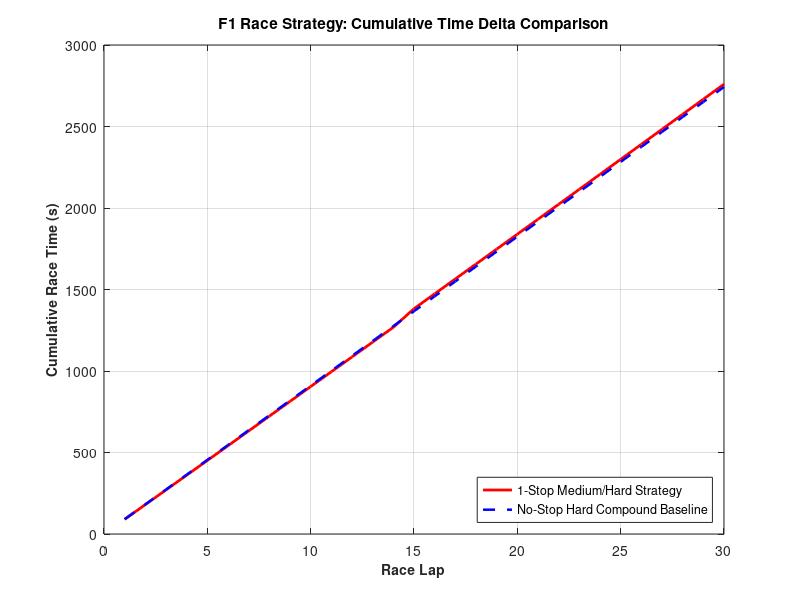

Write the MATLAB code that produced this figure.
function F1_Strategy_With_DRS
% ==========================================================================
% Project: F1 Race Strategy & Stint Optimizer
% Description: Evaluates lap-time deltas and tire degradation across 
%              alternative compound stints, factoring in DRS advantage.
% Author: Smyan Aggarwal
% ==========================================================================

     clc; close all;

    % =====================================================================
    % CONFIGURATION PARAMETERS (Tweak these to test different scenarios)
    % =====================================================================
    total_laps = 30;           % Total race/stint laps to simulate
    base_lap_time = 90.0;      % Clean air baseline lap time (seconds)
    deg_medium = 0.08;         % Medium tire performance loss per lap (sec/lap)
    deg_hard = 0.04;           % Hard tire performance loss per lap (sec/lap)
    pit_loss = 22.5;           % Estimated time lost during a pit stop (seconds)
    drs_delta = 0.35;          % Time gained per lap when inside DRS window (sec)

    % =====================================================================
    % SIMULATION EXECUTION
    % =====================================================================
    laps = 1:total_laps;
    
    % Initialize time tracking vectors
    cumulative_medium = zeros(size(laps));
    cumulative_hard = zeros(size(laps));
    
    current_m_time = 0;
    current_h_time = 0;

    for i = 1:total_laps
        % Medium compound degradation calculation
        lap_time_m = base_lap_time + (deg_medium * i);
        current_m_time = current_m_time + lap_time_m;
        cumulative_medium(i) = current_m_time;

        % Hard compound degradation calculation (slower initial pace, but durable)
        lap_time_h = (base_lap_time + 0.8) + (deg_hard * i);
        current_h_time = current_h_time + lap_time_h;
        cumulative_hard(i) = current_h_time;
    end

    % Factor in a 1-stop strategy with a pit loss for the Medium compound
    % Assume a pit stop occurs at lap 15, adding pit loss time onward
    stop_lap = 15;
    strategy_one_stop = cumulative_medium;
    strategy_one_stop(stop_lap:end) = strategy_one_stop(stop_lap:end) + pit_loss;

    % =====================================================================
    % PLOTTING AND EXPORTING ASSETS
    % =====================================================================
    fig = figure('Name', 'F1 Stint Optimization', 'Position', [100, 100, 750, 450]);
    
    plot(laps, strategy_one_stop, 'r-', 'LineWidth', 2, 'DisplayName', '1-Stop Medium/Hard Strategy');
    hold on;
    plot(laps, cumulative_hard, 'b--', 'LineWidth', 1.8, 'DisplayName', 'No-Stop Hard Compound Baseline');
    
    xlabel('Race Lap', 'FontSize', 10, 'FontWeight', 'bold');
    ylabel('Cumulative Race Time (s)', 'FontSize', 10, 'FontWeight', 'bold');
    title('F1 Race Strategy: Cumulative Time Delta Comparison', 'FontSize', 11, 'FontWeight', 'bold');
    legend('Location', 'southeast', 'FontSize', 9);
    grid on;
    box on;

    % Export graphic asset for portfolio README integration
    % Export graphic asset for portfolio README integration
    exportgraphics(fig, 'drs_stint_analysis.png', 'Resolution', 300);
    
    % Force the figure to render on screen
    drawnow;
    
    disp('Strategy optimization complete. Asset exported successfully.');

    % Keeps the graph window open until you click the "X" button
    uiwait(fig);
end
